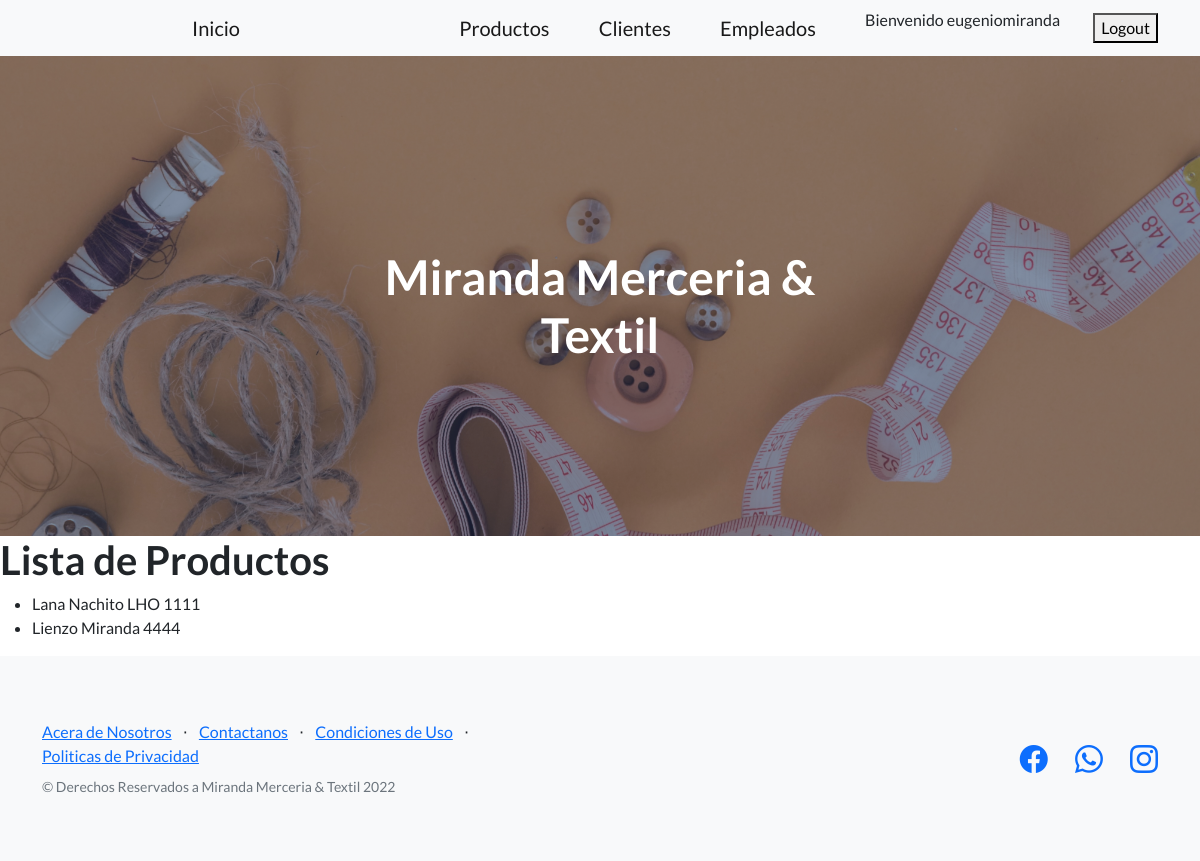
Page /app-miranda/lista-productos/ (signed in) on the committed database.
### AppMiranda/models.py (models this page shows)
class Producto(models.Model):
    nombre=models.CharField(max_length=40)
    marca=models.CharField(max_length=40)
    codigo=models.IntegerField()
    def __str__(self):
        return f'{self.nombre}  {self.marca}  {self.codigo}'

### AppMiranda/views.py (the view)
# urls.py: path('lista-productos/', lista_productos, name='ListaProductos'),
def lista_productos(req):
    mis_productos = Producto.objects.all()
    return render (req, "leer_productos.html", {"productos": mis_productos})

### miranda/templates/leer_productos.html
{% extends 'padre.html' %}
{% block contenidoQueCambia %}
<h1>Lista de Productos</h1>
<ul>
    {% for producto in productos %}
        <li>
            {{producto}}
        </li>
    {% endfor %}
</ul>
{% endblock contenidoQueCambia %}

### miranda/templates/navbar.html
<nav class="navbar navbar-light bg-light static-top">
    <div class="container">
        <div class="home-button">
            <a class="navbar-brand" href="{% url 'Inicio' %}">Inicio</a>
        </div>
        <a class="navbar-brand" href="{% url 'ListaProductos' %}">Productos</a>
        <a class="navbar-brand" href="{% url 'ListaClientes' %}">Clientes</a>
        <a class="navbar-brand" href="{% url 'ListaEmpleados' %}">Empleados</a>
        {% if user.is_authenticated %}
            <p>Bienvenido {{user.username}}</p>
            <form method="post" action="{% url 'Logout' %}">
                {% csrf_token %} <button type="submit">Logout</button>
            </form>
        {% else %}
             <a class="btn btn-primary" href="{% url 'Login' %}">Ingresar</a>
        {% endif %}
    </div>
</nav>

### AppMiranda/static/css/mis_estilos.css (style rules this page uses)
.home-button { padding-right: 170px; margin-left: 150px; }

### rows in the picture
Producto: nombre+marca+codigo "Lana Nachito LHO 1111"
Producto: nombre+marca+codigo "Lienzo Miranda 4444"

### other values in the picture
{{ user.username }} "eugeniomiranda"
